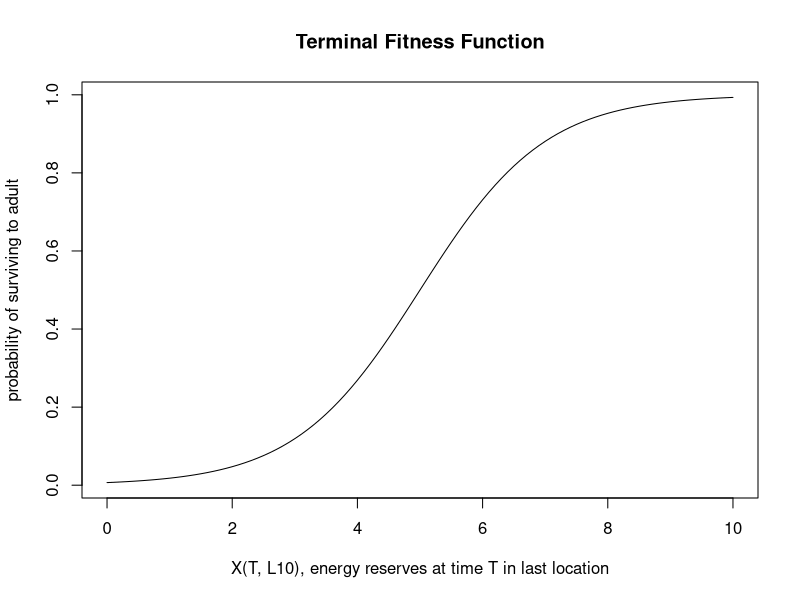

Generate this figure with R: (Note: this script raises an error after producing the figure.)

#### SABAL FINAL PROJECT ####

### How do migrating salmon change speed (via antipredator behavior) in response to predation risk?


# load libraries
library(abind); library(ggplot2); library(plyr)

#### Make empty objects to store eventual outputs from dynamic programming equations

# F.all <- an array that stores the final (including terminal) fitness (probability of surviving to a
#          returning adult) for each state (columns), time (rows), for each location (matricies)

F.all <- array(NA, dim=c(30,10,10))  #(rows: time, cols: state, matricies: location)


# Best.beh <- an array with the same structure as F.all. This is the decision matrix. Stored values
#             will be the best decision chosen (move 0, 1, 2 locations).

Best.beh <- array(NA, dim=c(30,10,10))  #(rows: time, cols: state, matricies: location)


# F.vec <- an array to hold the total fitness at time t+1 (2nd column, value used in calculations), and
#         at time t (1st column, resulting value from current calculation, which will be used in the NEXT
#         iteration).

F.vec <- array(NA, dim=c(10,2,10))  #(rows: state, cols: F(x,t), F(x, t+1), matricies: location)



#### Terminal fitness function - how do energy reserves at time T and location 10 relate to probability of
#    surving to a returning adult? More final energy reserves, more likely to survive to adult.
#    Terminal fitness can only range between 0 and 1.

#ONLY applicable if location is 10 at time T!!!! Otherwise, fitness is 0!
T.FITNESS <- function(X, m){  1/(1+exp(-X+m)) }
curve(T.FITNESS(X, m=5), xlim=c(0, 10), ylab="probability of surviving to adult",
      xlab="X(T, L10), energy reserves at time T in last location", main="Terminal Fitness Function",
      xname = "X")


### Fill in last column (T) for of F.vec based on Terminal fitness function
F.vec[,2,10] <- T.FITNESS(X = seq(1,10,1), m=5)  #if salmon make it to location 10, then their fitness depends on their energy reserves.

F.vec[,2,1:9] <- 0    #if salmon end in any location besides the last (10), then their fitness is 0!



#### Fitness function - function to calculate fitness at any state, location, and behavior.

FITNESS <- function(B, X, Xmax, L, Lmax, e, e10, c, b, F.vec){
  Xnew <- ifelse(L < 10, X + e - c, X + e10 - c) # calculate new state: energy reserves. If in L 10 than salmon gains MORE energy.
  Xnew <- min(Xnew, Xmax)
  Lnew <- L + b      # calculate new state: location
  Lnew <- min(Lnew, Lmax)
  
  W <- ifelse(Xnew > 0, (1-B)*F.vec[Xnew, 2, Lnew], 0) # calculate fitness: prob of survive predation times future fitness of RESULTING state and location.
  # if X is less than 1, than fitness is 0 no matter what.
  return(W)
}

# check fitness function works.
 FITNESS(B[1], X=1, Xmax, L=10, Lmax, e[1], e10, c[1], b[1], F.vec)


#### Function to get maximum fitness and best behavioral choice for any state and location. Save in Temporary array (Temp.out) to bring to next function/loop.
OVER.BEH <- function(B, X, Xmax, L, Lmax, e, e10, c, b, F.vec){
  W.behs <- matrix(NA, 3, 1)  #matrix to save fitnesses (W) from each (3) behavioral choice.
  
  for(i in 1:length(b)){ W.behs[i,] <- FITNESS(B[i], X, Xmax, L, Lmax, e[i], e10, c[i], b[i], F.vec) }   #where does x come from?
  
  W.best <- max(W.behs)  # store highest fitness in F.vec for next iteration.
  Temp <- data.frame(W = W.behs, beh = seq(0,2,1))  #make temp dataframe with each fitness (W) for each behavior.
  Beh.best <- ifelse(W.best > 0, Temp[Temp$W == max(Temp$W),2], NA)  #get single value of best behavior choice (0,1,2). If W.best is 0 for all behavioral types, than no beh is best, return NA.
  F.vec[X,1,L] <- W.best  # save best fitness in the appropriate F.vec column 1 for that specific state X and L.
  
  Temp.out <- array(NA, dim=c(11,2,10)) #(rows: state, cols: F(x,t), F(x, t+1), matricies: location). Same size as F.vec, but add 1 row to save best W and beh.
  Temp.out[11,,] <- c(W.best, Beh.best)
  Temp.out[1:10,,] <- F.vec  # Temp.out needs ALL the info that will be used in the next function/loop. 
  # F.vec AND the best W and best beh. Will split up later to use in different ways in the next function OVER.STATES.
  return(Temp.out)
}


# #Check if for loop inside OVER.BEH works...Yes!
#   W.behs <- matrix(NA, 3, 1)   #vector to save fitnesses (W) from each (3) behavioral choice.
#   for(i in 1:3){ W.behs[i,] <- FITNESS(B[i], X=8, Xmax=10, L=8, Lmax=10, e[i], c[i], b[i], F.vec) }

# # see if OVER.BEH works for a specific X and L state for T-1. Yes! And F.vec column 1 is updated with new value for next iteration!!!
 OVER.BEH(B, X=8, Xmax=10, L=10, Lmax=10, e, e10, c, b, F.vec) # see output of OVER.BEH function.
# OVER.BEH(B, X=2, Xmax=10, L=10, Lmax=10, e, c, b, F.vec) # see output of OVER.BEH function.
# OVER.BEH(B, X=1, Xmax=10, L=1, Lmax=10, e, c, b, F.vec) # Common to have problems when X=1...use this to check.



#### Function to iterate over both states X and L. Output is an array where first two columns is updated F.vec, third col is best W, fourth col is best Beh.

OVER.STATES <- function(B, X, Xmax, L, Lmax, e, e10, c, b, F.vec){
  Store <- array(NA, dim=c(10,2,10))  # array to store all W.best (column 1) and Beh.best (column 2) values from OVER.BEH for each state X (rows) and L (matricies).
  
  for(X in 1:Xmax){  # iterate over states X
    for(L in 1:Lmax){ # iterate over states L
      Temp.out <- OVER.BEH(B, X, Xmax, L, Lmax, e, e10, c, b, F.vec) # returns Temp.out from OVER.BEH, which as the updated F.vec AND W.best and Beh.best in the last row.
      
      n <- nrow(Temp.out) - 1  # get number of states by subtracting the last row to store W.best and Beh.best (this should be 10)
      F.vec <- Temp.out[1:n,,] # get F.vec back solo by subsetting Temp.out wihout the stored last row with W.best and Beh.best.
      
      best.W.beh <- c(Temp.out[n+1,1,1], Temp.out[n+1,2,1]) # get only stored values W.best and Beh.best (last row of Temp.out)
      Store[X,,L] <- best.W.beh # put best W and best beh in Store.
    }}
  
  # combine Store values with F.vec in Temp.out2 as the vessel leaving this function to bring important info to next for loop!
  Temp.out2 <- abind(F.vec, Store, along = 2) # add store columns to F.vec. This should be an array with 4 columns: F(X,t), F(X,t+1), W.best, Beh.best.
  return(Temp.out2)
}


# check to see if OVER.STATES works and returns Temp.out2! Yes!!!!
#  OVER.STATES(B, X, Xmax, L, Lmax, e, c, b, F.vec)


#### MAIN PROGRAM: iterate all of the above functions over time starting with T and moving backwards until t = 0.

### Parameters 
m <- 5
B <- c(0.1, 0.2, 0.1)
e <- c(1, 1, 1)
e10 <- 4
c <- c(1, 1, 2)
X <- seq(1, 10, 1)
Xcrit <- 4
Xmax <- 10
L <- seq(1, 10, 1)
Lmax <- 10
b <- c(0, 1, 2)  # behavior: move 0, 1, 2 locations
Horizon <- 30  

### Output objects to save data from program
F.vec  # (rows: state, cols: F(x,t), F(x, t+1), matricies: location)
F.all  # (rows: time, cols: state, matricies: location)
Best.beh # (rows: time, cols: state, matricies: location)


# Start iterations over time
Time <- Horizon # time starts with 30 time steps.

# Use a while loop startig at Time = 30, decrement with each loop, until time is 1 and then exit the loop.
while(Time > 1) {
  Time <- Time - 1 # calculate fitness and behavioral choices for the previous time step.
  
  Temp.out2 <- OVER.STATES(B, X, Xmax, L, Lmax, e, e10, c, b, F.vec) # get all fitness values for this time step for each state X and L!
  TempF.vec <- Temp.out2[,1:2,] # get F.vec out of Temp.out2 from OVER.STATES. Only first 2 columns of the array.
  
  for (J in 1:Xmax){    # for each state X and L, update F.vec with the new F.vec (TempF.vec) from the OVER.STATES function (column 1),
    for(K in 1:Lmax){   # and put those values back into F.vec in the second column to be ready for the next time iteration.
      F.vec[J,2,K] <- TempF.vec[J,1,K] }}
  
  Best.beh[Time,,] <- Temp.out2[,4,]  # save best behavior in Best.beh (decision matrix!)
  F.all[Time,,] <- Temp.out2[,3,]     # save best fitness in F.all
}

# check F.all and Best.beh to see if they make sense...they do!!! Woohoo!
F.all
Best.beh


#### OUTPUT
# # add labels for states as a columns in bottom rows
# X <- seq(1,10,1)
# Best.beh[Horizon,,] <- X  # these are decision matricies (behavoiral choices) for each location!
# F.all[Horizon,,] <- X     # these are decision matricies (fitnesses) for each location!



## Collapse arrays and combine into one dataframe for plotting in ggplot.
df.beh <- adply(Best.beh, c(1,2,3))                  # collapse array to dataframe
colnames(df.beh) <- c("Time", "X", "L", "Best.beh")  # add labels to columns

df.W <- adply(F.all, c(1,2,3))
colnames(df.W) <- c("Time", "X", "L", "W")

df.all <- join(df.beh, df.W)   # join data for best behavior and fitness together in one dataframe.
df.all$Best.beh <- as.factor(df.all$Best.beh)

df.all <- df.all[df.all$Time != 30,]  # drop Time = 30 because that is the end, and therefore have no behavioral choices.

#### PLOTS

# http://www.roymfrancis.com/a-guide-to-elegant-tiled-heatmaps-in-r/

# decision matrix plots for best behaviors at each location
ggplot(data=df.all, aes(x=Time, y=X, fill=Best.beh)) + geom_tile(color="gray90") + facet_wrap(~ L, ncol = 2) +
  scale_fill_manual(values = c("cornflowerblue", "gold", "limegreen")) + coord_equal() +
  theme(axis.line = element_line(colour = "black"), panel.border = element_blank(), panel.background = element_blank())


# decision matrix plots for fitness at each location
ggplot(data=df.all, aes(x=Time, y=X, fill=W)) + geom_tile() + facet_wrap(~ L, ncol = 2) + coord_equal() +
  scale_fill_gradient( low = "black", high = "white") +
  theme(axis.line = element_line(colour = "black"), panel.border = element_blank(), panel.background = element_blank()) +
  theme(strip.background =element_rect(fill="gray88"))





## See if I can add mass-dependent predation for X at L=10
MASS.PRED.OCEAN <- function(X, n){  1/(1+exp(X+n)) }
curve(MASS.PRED.OCEAN(X, n = -7), xlim=c(0, 10), ylab="probability of predation (B)",
      xlab="X(T, L10), energy reserves at time T in last location", main="Mass-dependent ocean predation",
      xname = "X")

# okay...where do I put this in the programming?


## ANOTHER THING THAT COULD BE STOCHASTIC IS WHEN PEAK OCEAN ENTRY IS!!!!!! THAT WOULD BE MOST REALISTIC!
